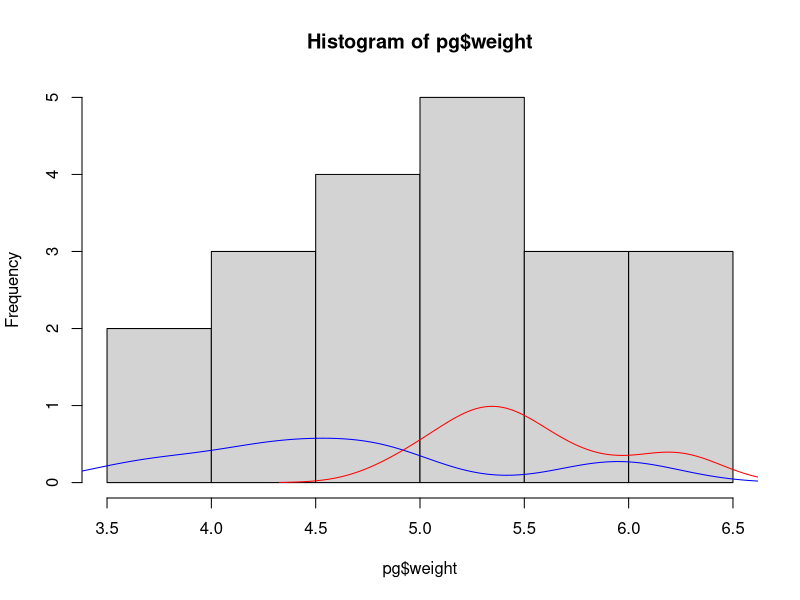
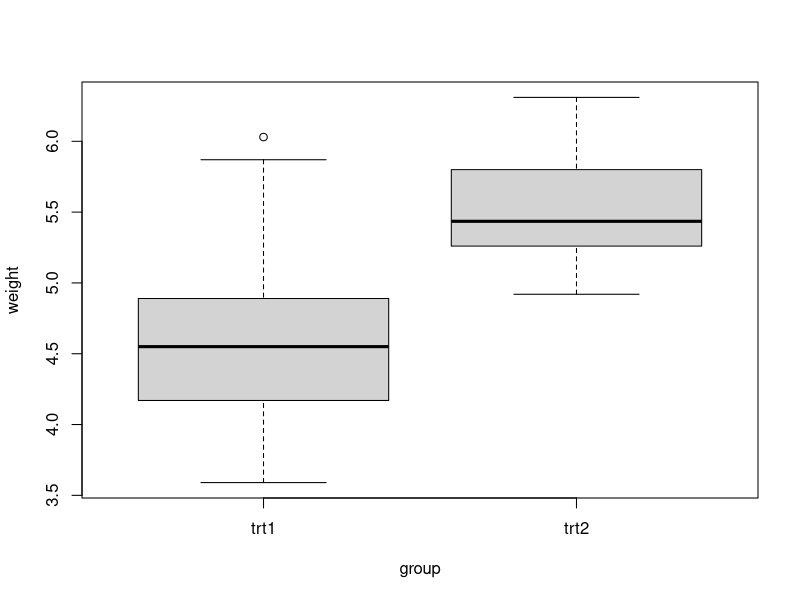

Write the R code that produced these figures, in order. (Note: this script raises an error after producing the figures.)
data(PlantGrowth)
pg<-subset(PlantGrowth,group!='ctrl')
pg$group=factor(pg$group)

pg1=  pg[pg$group=='trt1',]
pg2=  pg[pg$group=='trt2',]

hist(pg$weight)
lines(density(pg1$weight), col='blue')
lines(density(pg2$weight), col='red')

boxplot(weight~group, data=pg)

# data weights from mixture of two treatments
DATA = pg$weight
UNK = pg$group

# functions to test things out if groups are known ... ie full data

L_kn<-function(P, D=pg){
	dat1 = D[D$group == "trt1","weight"]
	lik1 = sum(dnorm(dat1, P[2], sqrt(P[4]), log=T))

	dat2 = D[D$group == "trt2","weight"]
	lik2 = sum(dnorm(dat2, P[3], sqrt(P[5])), log=T)

	total_lik = lik1+lik2
        return(total_lik)
	}

maxL<-function(P,D=pg){
	#returns new parameter estimates given old pars P, data D, and an expecation function
	f<-function(X){L_kn(X,D=pg)}
	o<-optim(P,f)
	o
	}



# our model is that the weights are drawn either from one treatment or another 
# but treatment identity (col 2) is unknown
PAR = c(tau=0.5, mu1=10, mu2=2.5, sigma1=1, sigma2=1.2) 

# try out with 'full data'
maxL(PAR,DATA)	# damn, doesn't work...


#E 
# 
# calculates the conditional expectation of the log likelihood for the complete data, (E_{UNK|DATA,PAR}) log L(PAR|DATA, UNK) given observed data (D) and parameter estimates (P)
# 
E<-function(P, D){
	# calculates p(D | P)
	
	#find the conditional 
	prob_g1 = P[1]*dnorm(D, P[2], sqrt(P[4]))
	total_prob = P[1]*dnorm(D, P[2], sqrt(P[4]))+ (1-P[1])*dnorm(D, P[3], sqrt(P[5]))
	Ep = prob_g1 / total_prob
	
	total_lik 	= log(prod(Ep*dnorm(D, P[2], sqrt(P[4])) + (1-Ep)*dnorm(D, P[3], sqrt(P[5]))))
          ## should rewrite to avoid unpreferred areas natively due to problems with bfgs
	trunc_lik = max(-700, total_lik)
	return(trunc_lik)
	}

# M 
M<-function(P,D){
	#returns new parameter estimates given old pars P, data D, and an expecation function
	f<-function(X){E(X,D)}
	o<-optim(P,f,  method="L-BFGS-B", lower=rep(0,5), upper=c(1,rep(Inf,4)), control=c(pgtol=-1))
	o
	}
M(PAR,DATA)	
